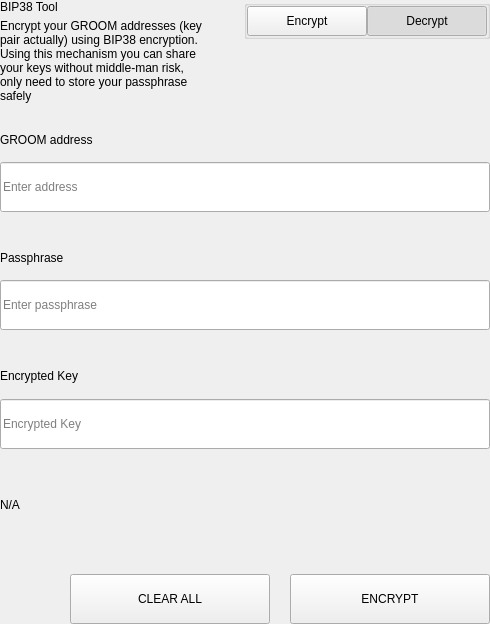
<?xml version="1.0" encoding="UTF-8"?>
<ui version="4.0">
 <class>SettingsBitToolWidget</class>
 <widget class="QWidget" name="SettingsBitToolWidget">
  <property name="geometry">
   <rect>
    <x>0</x>
    <y>0</y>
    <width>490</width>
    <height>624</height>
   </rect>
  </property>
  <property name="windowTitle">
   <string>Form</string>
  </property>
  <layout class="QVBoxLayout" name="verticalLayout">
   <property name="spacing">
    <number>0</number>
   </property>
   <property name="leftMargin">
    <number>0</number>
   </property>
   <property name="topMargin">
    <number>0</number>
   </property>
   <property name="rightMargin">
    <number>0</number>
   </property>
   <property name="bottomMargin">
    <number>0</number>
   </property>
   <item>
    <widget class="QWidget" name="left" native="true">
     <layout class="QVBoxLayout" name="verticalLayout_3">
      <property name="leftMargin">
       <number>0</number>
      </property>
      <property name="topMargin">
       <number>0</number>
      </property>
      <property name="rightMargin">
       <number>0</number>
      </property>
      <property name="bottomMargin">
       <number>0</number>
      </property>
      <item>
       <layout class="QVBoxLayout" name="verticalLayout_2">
        <property name="spacing">
         <number>0</number>
        </property>
        <item>
         <layout class="QHBoxLayout" name="horizontalLayout_3" stretch="3,1">
          <property name="spacing">
           <number>40</number>
          </property>
          <item>
           <layout class="QVBoxLayout" name="verticalLayoutTitle">
            <property name="spacing">
             <number>5</number>
            </property>
            <item>
             <widget class="QLabel" name="labelTitle">
              <property name="text">
               <string>BIP38 Tool</string>
              </property>
             </widget>
            </item>
            <item>
             <widget class="QLabel" name="labelSubtitle1">
              <property name="text">
               <string>Encrypt your GROOM addresses (key pair actually) using BIP38 encryption.
Using this mechanism you can share your keys without middle-man risk, only need to store your passphrase safely</string>
              </property>
              <property name="wordWrap">
               <bool>true</bool>
              </property>
             </widget>
            </item>
           </layout>
          </item>
          <item alignment="Qt::AlignTop">
           <widget class="QGroupBox" name="groupBox">
            <property name="title">
             <string/>
            </property>
            <property name="alignment">
             <set>Qt::AlignLeading|Qt::AlignLeft|Qt::AlignTop</set>
            </property>
            <layout class="QHBoxLayout" name="horizontalLayout_4">
             <property name="spacing">
              <number>0</number>
             </property>
             <property name="leftMargin">
              <number>0</number>
             </property>
             <property name="topMargin">
              <number>0</number>
             </property>
             <property name="rightMargin">
              <number>0</number>
             </property>
             <property name="bottomMargin">
              <number>0</number>
             </property>
             <item>
              <spacer name="horizontalSpacer">
               <property name="orientation">
                <enum>Qt::Horizontal</enum>
               </property>
               <property name="sizeHint" stdset="0">
                <size>
                 <width>40</width>
                 <height>20</height>
                </size>
               </property>
              </spacer>
             </item>
             <item>
              <widget class="QPushButton" name="pushLeft">
               <property name="minimumSize">
                <size>
                 <width>120</width>
                 <height>30</height>
                </size>
               </property>
               <property name="maximumSize">
                <size>
                 <width>120</width>
                 <height>30</height>
                </size>
               </property>
               <property name="focusPolicy">
                <enum>Qt::NoFocus</enum>
               </property>
               <property name="text">
                <string>Encrypt</string>
               </property>
               <property name="checkable">
                <bool>true</bool>
               </property>
               <property name="autoExclusive">
                <bool>true</bool>
               </property>
              </widget>
             </item>
             <item>
              <widget class="QPushButton" name="pushRight">
               <property name="minimumSize">
                <size>
                 <width>120</width>
                 <height>30</height>
                </size>
               </property>
               <property name="maximumSize">
                <size>
                 <width>120</width>
                 <height>30</height>
                </size>
               </property>
               <property name="focusPolicy">
                <enum>Qt::NoFocus</enum>
               </property>
               <property name="text">
                <string>Decrypt</string>
               </property>
               <property name="checkable">
                <bool>true</bool>
               </property>
               <property name="checked">
                <bool>true</bool>
               </property>
               <property name="autoExclusive">
                <bool>true</bool>
               </property>
              </widget>
             </item>
            </layout>
           </widget>
          </item>
         </layout>
        </item>
        <item>
         <widget class="QStackedWidget" name="stackedWidget">
          <property name="currentIndex">
           <number>1</number>
          </property>
          <widget class="QWidget" name="pageDecrypt">
           <layout class="QVBoxLayout" name="verticalLayout_5">
            <property name="spacing">
             <number>0</number>
            </property>
            <property name="leftMargin">
             <number>0</number>
            </property>
            <property name="topMargin">
             <number>0</number>
            </property>
            <property name="rightMargin">
             <number>0</number>
            </property>
            <property name="bottomMargin">
             <number>0</number>
            </property>
            <item>
             <widget class="QWidget" name="widget" native="true">
              <property name="minimumSize">
               <size>
                <width>0</width>
                <height>100</height>
               </size>
              </property>
              <layout class="QVBoxLayout" name="verticalLayout_4">
               <property name="spacing">
                <number>0</number>
               </property>
               <property name="leftMargin">
                <number>0</number>
               </property>
               <property name="topMargin">
                <number>0</number>
               </property>
               <property name="rightMargin">
                <number>0</number>
               </property>
               <property name="bottomMargin">
                <number>0</number>
               </property>
               <item>
                <spacer name="verticalSpacer_2">
                 <property name="orientation">
                  <enum>Qt::Vertical</enum>
                 </property>
                 <property name="sizeType">
                  <enum>QSizePolicy::Fixed</enum>
                 </property>
                 <property name="sizeHint" stdset="0">
                  <size>
                   <width>20</width>
                   <height>20</height>
                  </size>
                 </property>
                </spacer>
               </item>
               <item>
                <layout class="QHBoxLayout" name="horizontalLayout_6" stretch="2">
                 <property name="spacing">
                  <number>0</number>
                 </property>
                 <item>
                  <layout class="QVBoxLayout" name="verticalLayout_7">
                   <property name="spacing">
                    <number>9</number>
                   </property>
                   <item>
                    <widget class="QLabel" name="labelSubtitleKey">
                     <property name="minimumSize">
                      <size>
                       <width>0</width>
                       <height>20</height>
                      </size>
                     </property>
                     <property name="maximumSize">
                      <size>
                       <width>16777215</width>
                       <height>20</height>
                      </size>
                     </property>
                     <property name="text">
                      <string>Encrypted key</string>
                     </property>
                    </widget>
                   </item>
                   <item>
                    <widget class="QLineEdit" name="lineEditKey">
                     <property name="minimumSize">
                      <size>
                       <width>0</width>
                       <height>50</height>
                      </size>
                     </property>
                     <property name="maximumSize">
                      <size>
                       <width>16777215</width>
                       <height>50</height>
                      </size>
                     </property>
                     <property name="placeholderText">
                      <string>Enter a encrypted key</string>
                     </property>
                    </widget>
                   </item>
                  </layout>
                 </item>
                </layout>
               </item>
               <item>
                <spacer name="verticalSpacer_3">
                 <property name="orientation">
                  <enum>Qt::Vertical</enum>
                 </property>
                 <property name="sizeType">
                  <enum>QSizePolicy::Fixed</enum>
                 </property>
                 <property name="sizeHint" stdset="0">
                  <size>
                   <width>20</width>
                   <height>20</height>
                  </size>
                 </property>
                </spacer>
               </item>
               <item>
                <layout class="QVBoxLayout" name="verticalLayout_9">
                 <property name="spacing">
                  <number>9</number>
                 </property>
                 <item>
                  <widget class="QLabel" name="labelSubtitlePassphrase">
                   <property name="maximumSize">
                    <size>
                     <width>16777215</width>
                     <height>20</height>
                    </size>
                   </property>
                   <property name="text">
                    <string>Passphrase</string>
                   </property>
                  </widget>
                 </item>
                 <item>
                  <widget class="QLineEdit" name="lineEditPassphrase">
                   <property name="minimumSize">
                    <size>
                     <width>0</width>
                     <height>50</height>
                    </size>
                   </property>
                   <property name="maximumSize">
                    <size>
                     <width>16777215</width>
                     <height>50</height>
                    </size>
                   </property>
                   <property name="placeholderText">
                    <string>Enter a passphrase</string>
                   </property>
                  </widget>
                 </item>
                </layout>
               </item>
               <item>
                <spacer name="verticalSpacer_4">
                 <property name="orientation">
                  <enum>Qt::Vertical</enum>
                 </property>
                 <property name="sizeType">
                  <enum>QSizePolicy::Fixed</enum>
                 </property>
                 <property name="sizeHint" stdset="0">
                  <size>
                   <width>20</width>
                   <height>20</height>
                  </size>
                 </property>
                </spacer>
               </item>
               <item>
                <widget class="QWidget" name="widget_3" native="true">
                 <property name="sizePolicy">
                  <sizepolicy hsizetype="Preferred" vsizetype="Fixed">
                   <horstretch>0</horstretch>
                   <verstretch>0</verstretch>
                  </sizepolicy>
                 </property>
                 <layout class="QVBoxLayout" name="verticalLayout_10">
                  <property name="spacing">
                   <number>9</number>
                  </property>
                  <property name="leftMargin">
                   <number>0</number>
                  </property>
                  <property name="topMargin">
                   <number>0</number>
                  </property>
                  <property name="rightMargin">
                   <number>0</number>
                  </property>
                  <property name="bottomMargin">
                   <number>0</number>
                  </property>
                  <item>
                   <widget class="QLabel" name="labelSubtitleDecryptResult">
                    <property name="minimumSize">
                     <size>
                      <width>0</width>
                      <height>20</height>
                     </size>
                    </property>
                    <property name="maximumSize">
                     <size>
                      <width>16777215</width>
                      <height>20</height>
                     </size>
                    </property>
                    <property name="text">
                     <string>Decrypted address result</string>
                    </property>
                   </widget>
                  </item>
                  <item>
                   <widget class="QWidget" name="widget_4" native="true">
                    <layout class="QHBoxLayout" name="horizontalLayout" stretch="6,0,1">
                     <property name="spacing">
                      <number>0</number>
                     </property>
                     <property name="leftMargin">
                      <number>0</number>
                     </property>
                     <property name="topMargin">
                      <number>0</number>
                     </property>
                     <property name="rightMargin">
                      <number>0</number>
                     </property>
                     <property name="bottomMargin">
                      <number>0</number>
                     </property>
                     <item alignment="Qt::AlignVCenter">
                      <widget class="QLineEdit" name="lineEditDecryptResult">
                       <property name="minimumSize">
                        <size>
                         <width>0</width>
                         <height>50</height>
                        </size>
                       </property>
                       <property name="maximumSize">
                        <size>
                         <width>16777215</width>
                         <height>50</height>
                        </size>
                       </property>
                       <property name="placeholderText">
                        <string>Decrypted Address</string>
                       </property>
                      </widget>
                     </item>
                     <item>
                      <spacer name="horizontalSpacer_4">
                       <property name="orientation">
                        <enum>Qt::Horizontal</enum>
                       </property>
                       <property name="sizeType">
                        <enum>QSizePolicy::Fixed</enum>
                       </property>
                       <property name="sizeHint" stdset="0">
                        <size>
                         <width>20</width>
                         <height>50</height>
                        </size>
                       </property>
                      </spacer>
                     </item>
                     <item>
                      <widget class="QPushButton" name="pushButtonImport">
                       <property name="minimumSize">
                        <size>
                         <width>140</width>
                         <height>40</height>
                        </size>
                       </property>
                       <property name="text">
                        <string>Import Address</string>
                       </property>
                      </widget>
                     </item>
                    </layout>
                   </widget>
                  </item>
                 </layout>
                </widget>
               </item>
               <item>
                <widget class="QLabel" name="statusLabel_DEC">
                 <property name="maximumSize">
                  <size>
                   <width>16777215</width>
                   <height>40</height>
                  </size>
                 </property>
                 <property name="text">
                  <string/>
                 </property>
                </widget>
               </item>
               <item>
                <spacer name="verticalSpacer">
                 <property name="orientation">
                  <enum>Qt::Vertical</enum>
                 </property>
                 <property name="sizeType">
                  <enum>QSizePolicy::Preferred</enum>
                 </property>
                 <property name="sizeHint" stdset="0">
                  <size>
                   <width>20</width>
                   <height>20</height>
                  </size>
                 </property>
                </spacer>
               </item>
               <item>
                <layout class="QHBoxLayout" name="horizontalLayout_7">
                 <property name="spacing">
                  <number>0</number>
                 </property>
                 <item>
                  <spacer name="horizontalSpacer_5">
                   <property name="orientation">
                    <enum>Qt::Horizontal</enum>
                   </property>
                   <property name="sizeType">
                    <enum>QSizePolicy::Expanding</enum>
                   </property>
                   <property name="sizeHint" stdset="0">
                    <size>
                     <width>40</width>
                     <height>20</height>
                    </size>
                   </property>
                  </spacer>
                 </item>
                 <item>
                  <widget class="QPushButton" name="pushButtonDecryptClear">
                   <property name="minimumSize">
                    <size>
                     <width>200</width>
                     <height>50</height>
                    </size>
                   </property>
                   <property name="maximumSize">
                    <size>
                     <width>200</width>
                     <height>50</height>
                    </size>
                   </property>
                   <property name="text">
                    <string>CLEAR</string>
                   </property>
                  </widget>
                 </item>
                 <item>
                  <spacer name="horizontalSpacer_3">
                   <property name="orientation">
                    <enum>Qt::Horizontal</enum>
                   </property>
                   <property name="sizeType">
                    <enum>QSizePolicy::Fixed</enum>
                   </property>
                   <property name="sizeHint" stdset="0">
                    <size>
                     <width>20</width>
                     <height>20</height>
                    </size>
                   </property>
                  </spacer>
                 </item>
                 <item>
                  <widget class="QPushButton" name="pushButtonDecrypt">
                   <property name="minimumSize">
                    <size>
                     <width>200</width>
                     <height>50</height>
                    </size>
                   </property>
                   <property name="maximumSize">
                    <size>
                     <width>200</width>
                     <height>50</height>
                    </size>
                   </property>
                   <property name="text">
                    <string>DECRYPT KEY</string>
                   </property>
                  </widget>
                 </item>
                </layout>
               </item>
              </layout>
             </widget>
            </item>
           </layout>
          </widget>
          <widget class="QWidget" name="pageEncrypt">
           <layout class="QVBoxLayout" name="verticalLayout_11">
            <property name="spacing">
             <number>0</number>
            </property>
            <property name="leftMargin">
             <number>0</number>
            </property>
            <property name="topMargin">
             <number>0</number>
            </property>
            <property name="rightMargin">
             <number>0</number>
            </property>
            <property name="bottomMargin">
             <number>0</number>
            </property>
            <item>
             <spacer name="verticalSpacer_8">
              <property name="orientation">
               <enum>Qt::Vertical</enum>
              </property>
              <property name="sizeType">
               <enum>QSizePolicy::Fixed</enum>
              </property>
              <property name="sizeHint" stdset="0">
               <size>
                <width>20</width>
                <height>20</height>
               </size>
              </property>
             </spacer>
            </item>
            <item>
             <widget class="QWidget" name="containerAddressEnc" native="true">
              <layout class="QVBoxLayout" name="containerAddressEncLayout">
               <property name="spacing">
                <number>5</number>
               </property>
               <property name="leftMargin">
                <number>0</number>
               </property>
               <property name="topMargin">
                <number>0</number>
               </property>
               <property name="rightMargin">
                <number>0</number>
               </property>
               <property name="bottomMargin">
                <number>0</number>
               </property>
               <item>
                <widget class="QLabel" name="labelSubtitleAddress">
                 <property name="minimumSize">
                  <size>
                   <width>0</width>
                   <height>20</height>
                  </size>
                 </property>
                 <property name="maximumSize">
                  <size>
                   <width>16777215</width>
                   <height>20</height>
                  </size>
                 </property>
                 <property name="text">
                  <string>GROOM address</string>
                 </property>
                </widget>
               </item>
               <item>
                <widget class="QLineEdit" name="addressIn_ENC">
                 <property name="minimumSize">
                  <size>
                   <width>0</width>
                   <height>50</height>
                  </size>
                 </property>
                 <property name="placeholderText">
                  <string>Enter address</string>
                 </property>
                </widget>
               </item>
              </layout>
             </widget>
            </item>
            <item>
             <spacer name="verticalSpacer_6">
              <property name="orientation">
               <enum>Qt::Vertical</enum>
              </property>
              <property name="sizeType">
               <enum>QSizePolicy::Fixed</enum>
              </property>
              <property name="sizeHint" stdset="0">
               <size>
                <width>20</width>
                <height>20</height>
               </size>
              </property>
             </spacer>
            </item>
            <item>
             <widget class="QWidget" name="containerAddress" native="true">
              <layout class="QHBoxLayout" name="horizontalLayout_9" stretch="2">
               <property name="spacing">
                <number>0</number>
               </property>
               <property name="leftMargin">
                <number>0</number>
               </property>
               <property name="topMargin">
                <number>0</number>
               </property>
               <property name="rightMargin">
                <number>0</number>
               </property>
               <property name="bottomMargin">
                <number>0</number>
               </property>
               <item>
                <layout class="QVBoxLayout" name="verticalLayout_8">
                 <property name="spacing">
                  <number>5</number>
                 </property>
                 <item>
                  <widget class="QLabel" name="labelSubtitleMessage">
                   <property name="minimumSize">
                    <size>
                     <width>0</width>
                     <height>20</height>
                    </size>
                   </property>
                   <property name="maximumSize">
                    <size>
                     <width>16777215</width>
                     <height>20</height>
                    </size>
                   </property>
                   <property name="text">
                    <string>Passphrase</string>
                   </property>
                  </widget>
                 </item>
                 <item>
                  <widget class="QLineEdit" name="passphraseIn_ENC">
                   <property name="minimumSize">
                    <size>
                     <width>0</width>
                     <height>50</height>
                    </size>
                   </property>
                   <property name="maximumSize">
                    <size>
                     <width>16777215</width>
                     <height>50</height>
                    </size>
                   </property>
                   <property name="placeholderText">
                    <string>Enter passphrase</string>
                   </property>
                  </widget>
                 </item>
                </layout>
               </item>
              </layout>
             </widget>
            </item>
            <item>
             <spacer name="verticalSpacer_7">
              <property name="orientation">
               <enum>Qt::Vertical</enum>
              </property>
              <property name="sizeType">
               <enum>QSizePolicy::Fixed</enum>
              </property>
              <property name="sizeHint" stdset="0">
               <size>
                <width>20</width>
                <height>20</height>
               </size>
              </property>
             </spacer>
            </item>
            <item>
             <widget class="QWidget" name="widget_2" native="true">
              <property name="minimumSize">
               <size>
                <width>0</width>
                <height>75</height>
               </size>
              </property>
              <property name="maximumSize">
               <size>
                <width>16777215</width>
                <height>16777215</height>
               </size>
              </property>
              <layout class="QVBoxLayout" name="verticalLayout_6">
               <property name="leftMargin">
                <number>0</number>
               </property>
               <property name="topMargin">
                <number>0</number>
               </property>
               <property name="rightMargin">
                <number>0</number>
               </property>
               <property name="bottomMargin">
                <number>0</number>
               </property>
               <item>
                <widget class="QLabel" name="labelSubtitleEncryptedKey">
                 <property name="minimumSize">
                  <size>
                   <width>0</width>
                   <height>20</height>
                  </size>
                 </property>
                 <property name="maximumSize">
                  <size>
                   <width>16777215</width>
                   <height>20</height>
                  </size>
                 </property>
                 <property name="text">
                  <string>Encrypted Key</string>
                 </property>
                </widget>
               </item>
               <item>
                <widget class="QLineEdit" name="encryptedKeyOut_ENC">
                 <property name="minimumSize">
                  <size>
                   <width>0</width>
                   <height>50</height>
                  </size>
                 </property>
                 <property name="placeholderText">
                  <string>Encrypted Key</string>
                 </property>
                </widget>
               </item>
              </layout>
             </widget>
            </item>
            <item>
             <widget class="QLabel" name="statusLabel_ENC">
              <property name="text">
               <string notr="true">N/A</string>
              </property>
             </widget>
            </item>
            <item>
             <spacer name="verticalSpacer_5">
              <property name="orientation">
               <enum>Qt::Vertical</enum>
              </property>
              <property name="sizeType">
               <enum>QSizePolicy::Fixed</enum>
              </property>
              <property name="sizeHint" stdset="0">
               <size>
                <width>20</width>
                <height>20</height>
               </size>
              </property>
             </spacer>
            </item>
            <item>
             <layout class="QHBoxLayout" name="horizontalLayout_8">
              <property name="spacing">
               <number>0</number>
              </property>
              <item>
               <spacer name="horizontalSpacer_6">
                <property name="orientation">
                 <enum>Qt::Horizontal</enum>
                </property>
                <property name="sizeType">
                 <enum>QSizePolicy::Expanding</enum>
                </property>
                <property name="sizeHint" stdset="0">
                 <size>
                  <width>40</width>
                  <height>20</height>
                 </size>
                </property>
               </spacer>
              </item>
              <item>
               <widget class="QPushButton" name="pushButtonClear">
                <property name="minimumSize">
                 <size>
                  <width>200</width>
                  <height>50</height>
                 </size>
                </property>
                <property name="focusPolicy">
                 <enum>Qt::NoFocus</enum>
                </property>
                <property name="text">
                 <string>CLEAR ALL</string>
                </property>
               </widget>
              </item>
              <item>
               <spacer name="horizontalSpacer_2">
                <property name="orientation">
                 <enum>Qt::Horizontal</enum>
                </property>
                <property name="sizeType">
                 <enum>QSizePolicy::Fixed</enum>
                </property>
                <property name="sizeHint" stdset="0">
                 <size>
                  <width>20</width>
                  <height>20</height>
                 </size>
                </property>
               </spacer>
              </item>
              <item>
               <widget class="QPushButton" name="pushButtonEncrypt">
                <property name="minimumSize">
                 <size>
                  <width>200</width>
                  <height>50</height>
                 </size>
                </property>
                <property name="maximumSize">
                 <size>
                  <width>200</width>
                  <height>50</height>
                 </size>
                </property>
                <property name="focusPolicy">
                 <enum>Qt::NoFocus</enum>
                </property>
                <property name="text">
                 <string>ENCRYPT</string>
                </property>
               </widget>
              </item>
             </layout>
            </item>
           </layout>
          </widget>
         </widget>
        </item>
       </layout>
      </item>
     </layout>
    </widget>
   </item>
  </layout>
 </widget>
 <resources/>
 <connections/>
</ui>
